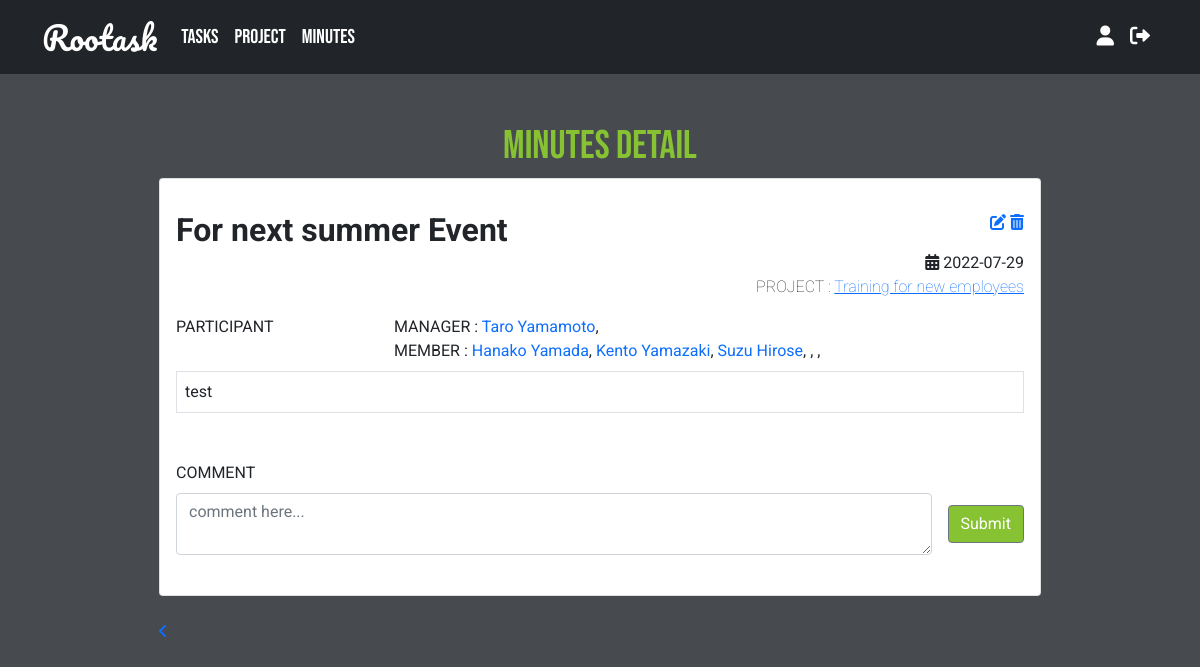
/views/minutes-detail.php?minutes_id=28 (signed in), run on the app's committed database.
### tables this page shows
CREATE TABLE `minutes` (
  `project_id` int(15) NOT NULL,
  `minutes_id` int(15) NOT NULL,
  `task_id` int(15) DEFAULT NULL,
  `mtg_date` date NOT NULL,
  `title` varchar(50) NOT NULL,
  `minutes` varchar(50) NOT NULL,
  `participant_manager_id` int(15) DEFAULT NULL,
  `participant_member_id_1` int(15) DEFAULT NULL,
  `participant_member_id_2` int(15) DEFAULT NULL,
  `participant_member_id_3` int(15) DEFAULT NULL,
  `participant_member_id_4` int(15) DEFAULT NULL,
  `participant_member_id_5` int(15) DEFAULT NULL,
  `participant_member_id_6` int(15) DEFAULT NULL
);

CREATE TABLE `projects` (
  `project_id` int(5) NOT NULL,
  `user_id` int(5) NOT NULL,
  `project_name` varchar(100) NOT NULL,
  `manager_id` int(15) NOT NULL,
  `project_start` date NOT NULL,
  `project_end` date NOT NULL,
  `note` varchar(1000) NOT NULL,
  `project_status` varchar(10) NOT NULL
);

CREATE TABLE `users` (
  `user_id` int(11) NOT NULL,
  `account_id` int(11) NOT NULL,
  `first_name` varchar(50) NOT NULL,
  `last_name` varchar(50) NOT NULL,
  `email` varchar(100) DEFAULT NULL,
  `avatar` varchar(255) DEFAULT 'profile.jpg',
  `division` varchar(50) DEFAULT NULL,
  `position` varchar(50) DEFAULT NULL
);

### classes/database.php (called while the page is built, shortened)
<?php
class Database {
    private $server_name = "localhost";
    private $username = "root";
    private $password = "root";
    private $db_name = "rootask";
    public function __construct(){
        $this->conn = new mysqli($this->server_name, $this->username, $this->password, $this->db_name);
    }
}
?>

### classes/minutes.php (called while the page is built, shortened)
<?php
require_once "database.php";
class Minutes extends Database {
    public function getSpecificMinutes($minutes_id){
        $sql = "SELECT minutes.project_id, minutes.minutes_id, minutes.task_id, minutes.mtg_date, minutes.title, minutes.minutes, minutes.participant_manager_id, minutes.participant_member_id_1, minutes.participant_member_id_2, minutes.participant_member_id_3, minutes.participant_member_id_4, minutes.participant_member_id_5, minutes.participant_member_id_6, projects.project_name FROM `minutes` INNER JOIN `projects` ON minutes.project_id = projects.project_id WHERE minutes_id = $minutes_id";
        if($result = $this->conn->query($sql)){
            return $result;
            exit;
        }else{
            die("Error in minutes table:" . $this->conn->error);
        }
    }
    public function getMinutesParticipantMan($minutes_id){
        $sql = "SELECT minutes.minutes_id, minutes.participant_manager_id, users.first_name, users.last_name FROM `minutes` INNER JOIN `users` ON users.user_id = minutes.participant_manager_id WHERE minutes_id = $minutes_id";
        if($result = $this->conn->query($sql)){
            return $result_man = $result->fetch_assoc();
        }
    }
    public function getMinutesParticipantMem1($minutes_id){
        $sql = "SELECT minutes.minutes_id, minutes.participant_member_id_1, users.first_name, users.last_name FROM `minutes` INNER JOIN `users` ON users.user_id = minutes.participant_member_id_1 WHERE minutes_id = $minutes_id";
        if($result = $this->conn->query($sql)){
            return $result_mem1 = $result->fetch_assoc();
        }
    }
    public function getMinutesParticipantMem2($minutes_id){
        $sql = "SELECT minutes.minutes_id, minutes.participant_member_id_2, users.first_name, users.last_name FROM `minutes` INNER JOIN `users` ON users.user_id = minutes.participant_member_id_2 WHERE minutes_id = $minutes_id";
        if($result = $this->conn->query($sql)){
            return $result_mem2 = $result->fetch_assoc();
        }
    }
    public function getMinutesParticipantMem3($minutes_id){
        $sql = "SELECT minutes.minutes_id, minutes.participant_member_id_3, users.first_name, users.last_name FROM `minutes` INNER JOIN `users` ON users.user_id = minutes.participant_member_id_3 WHERE minutes_id = $minutes_id";
        if($result = $this->conn->query($sql)){
            return $result_mem3 = $result->fetch_assoc();
        }
    }
}
?>

### views/minutes-detail.php (the view, shortened to what this page needs)
<?php
$minutes_id = $_GET['minutes_id'];
require_once "../classes/minutes.php";
$minutes = new Minutes;
$minutes_result = $minutes->getSpecificMinutes($minutes_id);
$minutes_row = $minutes_result->fetch_assoc();
$participant_menager_result = $minutes->getMinutesParticipantMan($minutes_id);
$participant_member_result1 = $minutes->getMinutesParticipantMem1($minutes_id);
$participant_member_result2 = $minutes->getMinutesParticipantMem2($minutes_id);
$participant_member_result3 = $minutes->getMinutesParticipantMem3($minutes_id);
$participant_member_result4 = $minutes->getMinutesParticipantMem4($minutes_id);
$participant_member_result5 = $minutes->getMinutesParticipantMem5($minutes_id);
?>
<!DOCTYPE html>
<html lang="en">
<head>
    <link href="https://cdn.jsdelivr.net/npm/bootstrap@5.1.3/dist/css/bootstrap.min.css" rel="stylesheet">
    <link rel="stylesheet" href="https://cdnjs.cloudflare.com/ajax/libs/font-awesome/6.0.0/css/all.min.css"/>
    <link rel="stylesheet" href="../styles/style.css">
</head>
<body>
<?php
if($_SESSION['role'] == "U"){
    require_once "../navbar/nav-bar-user.php";
}else{
    require_once "../navbar/nav-bar-admin.php";
}
?>
<div  class="container-fluid">
    <main class="h-100 w-75 mx-auto mt-5">
        <h1 class="text-center">Minutes Detail</h1>
        <div class="card">
            <div class="card-body">
                <p class="card-text">
                <div class="row">
                    <div class="col-6">
                        <h4 class="fs-2 fw-bold"><?= $minutes_row['title'] ?></h4>
                    </div>
                        <div class="col-6">
                        <p class="text-end">
                        <a href="minutes-edit.php?minutes_id=<?= $minutes_id ?>">
                        <i class="fa-solid fa-pen-to-square"></i></a> <a href="minutes-delete.php?minutes_id=<?=$minutes_id?>"> <i class="fa-solid fa-trash-can"></i></a></p>
                        <div class="text-end"><i class="fa-solid fa-calendar-days"></i> <?= $minutes_row['mtg_date'] ?></div>
                        <p class="fw-lighter text-end">PROJECT : <a href="project-detail.php?project_id=<?= $minutes_row['project_id'] ?>"><?= $minutes_row['project_name'] ?></a></p>
                    </div>
                </div>
                <div class="row">
                    <div class="col-3">
                        <div>PARTICIPANT</div>
                    </div>
                    <div class="col-9">
                        <div>MANAGER :
                            <span class="text-primary"><?= $participant_menager_result['first_name'] . " " .$participant_menager_result['last_name'] ?></span>,</div>
                        <div>MEMBER :
                            <span class="text-primary"><?= $participant_member_result1['first_name'] . " " . $participant_member_result1['last_name'] ?></span>,
                            <span class="text-primary"><?= $participant_member_result2['first_name'] . " " . $participant_member_result2['last_name'] ?></span>,
                            <span class="text-primary"><?= $participant_member_result3['first_name'] . " " . $participant_member_result3['last_name'] ?></span>,
                            <span class="text-primary"><?= $participant_member_result4['first_name'] . " " . $participant_member_result4['last_name'] ?></span>,
                            <span class="text-primary"><?= $participant_member_result5['first_name'] . " " . $participant_member_result5['last_name'] ?></span>,
                        </div>
                    </div>
                </div>
                <p class="border p-2 mt-2 mb-5"><?= $minutes_row['minutes'] ?></p>
                <div class="row mt-5 mb-2">
                    <span class="">COMMENT</span>
                </div>
                <form action="../actions/minutes-comment.php?minutes_id=<?= $minutes_id ?>" method="post">
                    <div class="hstack gap-3 mb-4">
                    <textarea class="form-control me-auto" name="comment" placeholder="comment here..."></textarea>
                    <button type="submit" class="btn btn-secondary" name="minutes_comment_submit">Submit</button>
                    </div>
                </form>
            </div>
        </div>
        <p class="text-white mt-4"><a href="project-view.php"><i class="fa-solid fa-angle-left"></i></a></p>
    </main>
</div>
</body>
</html>

### styles/style.css (style rules this page uses)
* { font-family: 'Roboto', sans-serif; }
body { background-color: #474B4F; }
h1 { color: #86C232; font-family: 'Bebas Neue', sans-serif; }
.btn { background-color: #86C232; }

### data on the page
minutes: title "For next summer Event", mtg_date "2022-07-29", project.project_name "Training for new employees", users.first_name "Taro", users.last_name "Yamamoto", users.first_name "Hanako", users.last_name "Yamada", users.first_name "Kento", users.last_name "Yamazaki", users.first_name "Suzu", users.last_name "Hirose", minutes "test"
